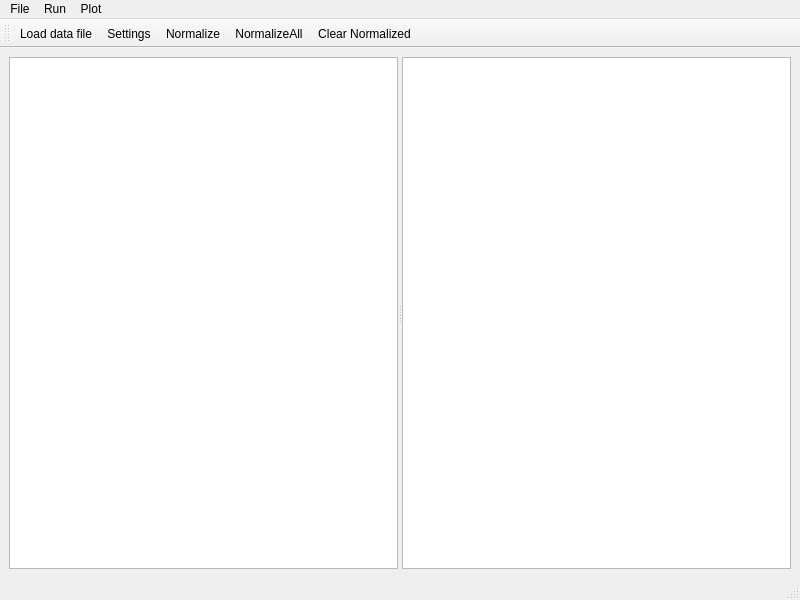
<?xml version="1.0" encoding="UTF-8"?>
<ui version="4.0">
 <class>MainWindow</class>
 <widget class="QMainWindow" name="MainWindow">
  <property name="geometry">
   <rect>
    <x>0</x>
    <y>0</y>
    <width>800</width>
    <height>600</height>
   </rect>
  </property>
  <property name="windowTitle">
   <string>MainWindow</string>
  </property>
  <widget class="QWidget" name="centralwidget">
   <layout class="QGridLayout" name="gridLayout">
    <item row="1" column="0">
     <widget class="QSplitter" name="splitter">
      <property name="orientation">
       <enum>Qt::Horizontal</enum>
      </property>
      <widget class="QTableView" name="table_view_raw"/>
      <widget class="QTableView" name="table_view_norm"/>
     </widget>
    </item>
   </layout>
  </widget>
  <widget class="QMenuBar" name="menubar">
   <property name="geometry">
    <rect>
     <x>0</x>
     <y>0</y>
     <width>800</width>
     <height>27</height>
    </rect>
   </property>
   <widget class="QMenu" name="menuFile">
    <property name="title">
     <string>File</string>
    </property>
    <widget class="QMenu" name="menuData">
     <property name="title">
      <string>Data operations</string>
     </property>
     <property name="icon">
      <iconset resource="../res.qrc">
       <normaloff>:/res/ui/res/do.png</normaloff>:/res/ui/res/do.png</iconset>
     </property>
     <addaction name="action_normalize_all"/>
     <addaction name="action_clear_normalized"/>
     <addaction name="action_generate"/>
    </widget>
    <addaction name="action_open"/>
    <addaction name="menuData"/>
    <addaction name="action_exit"/>
   </widget>
   <widget class="QMenu" name="menu_run">
    <property name="title">
     <string>Run</string>
    </property>
    <addaction name="action_a_ward"/>
    <addaction name="action_a_ward_pb"/>
    <addaction name="actionBi_KMeas_R"/>
    <addaction name="actionDePDDP"/>
   </widget>
   <widget class="QMenu" name="menuPlot">
    <property name="title">
     <string>Plot</string>
    </property>
    <widget class="QMenu" name="menu_svd">
     <property name="title">
      <string>SVD</string>
     </property>
     <addaction name="action_svd_raw"/>
     <addaction name="action_svd_normalized"/>
    </widget>
    <addaction name="action_by_markers"/>
    <addaction name="menu_svd"/>
    <addaction name="action_remove_markers"/>
   </widget>
   <addaction name="menuFile"/>
   <addaction name="menu_run"/>
   <addaction name="menuPlot"/>
  </widget>
  <widget class="QStatusBar" name="statusbar"/>
  <widget class="QToolBar" name="toolBar">
   <property name="windowTitle">
    <string>toolBar</string>
   </property>
   <attribute name="toolBarArea">
    <enum>TopToolBarArea</enum>
   </attribute>
   <attribute name="toolBarBreak">
    <bool>false</bool>
   </attribute>
   <addaction name="action_open"/>
   <addaction name="action_settings"/>
   <addaction name="action_normalize"/>
   <addaction name="action_normalize_all"/>
   <addaction name="action_clear_normalized"/>
  </widget>
  <action name="action_open">
   <property name="icon">
    <iconset resource="../res.qrc">
     <normaloff>:/res/ui/res/folder.ico</normaloff>:/res/ui/res/folder.ico</iconset>
   </property>
   <property name="text">
    <string>Load data file</string>
   </property>
   <property name="shortcut">
    <string>Ctrl+O</string>
   </property>
  </action>
  <action name="action_exit">
   <property name="icon">
    <iconset resource="../res.qrc">
     <normaloff>:/res/ui/res/exit.png</normaloff>:/res/ui/res/exit.png</iconset>
   </property>
   <property name="text">
    <string>Exit</string>
   </property>
  </action>
  <action name="action_settings">
   <property name="icon">
    <iconset resource="../res.qrc">
     <normaloff>:/res/ui/res/settings.png</normaloff>:/res/ui/res/settings.png</iconset>
   </property>
   <property name="text">
    <string>Settings</string>
   </property>
   <property name="toolTip">
    <string>Normalization Settings</string>
   </property>
   <property name="shortcut">
    <string>Ctrl+S</string>
   </property>
  </action>
  <action name="action_normalize">
   <property name="checkable">
    <bool>true</bool>
   </property>
   <property name="icon">
    <iconset resource="../res.qrc">
     <normaloff>:/res/ui/res/norm.png</normaloff>:/res/ui/res/norm.png</iconset>
   </property>
   <property name="text">
    <string>Normalize</string>
   </property>
   <property name="toolTip">
    <string>Normalize dataset</string>
   </property>
   <property name="shortcut">
    <string>Ctrl+N</string>
   </property>
  </action>
  <action name="action_normalize_all">
   <property name="icon">
    <iconset resource="../res.qrc">
     <normaloff>:/res/ui/res/norm_all.png</normaloff>:/res/ui/res/norm_all.png</iconset>
   </property>
   <property name="text">
    <string>NormalizeAll</string>
   </property>
   <property name="toolTip">
    <string>Normalize all features</string>
   </property>
   <property name="shortcut">
    <string>Ctrl+Shift+N</string>
   </property>
  </action>
  <action name="action_clear_normalized">
   <property name="icon">
    <iconset resource="../res.qrc">
     <normaloff>:/res/ui/res/delete.png</normaloff>:/res/ui/res/delete.png</iconset>
   </property>
   <property name="text">
    <string>Clear Normalized</string>
   </property>
   <property name="toolTip">
    <string>Clear normalized table</string>
   </property>
  </action>
  <action name="action_generate">
   <property name="icon">
    <iconset resource="../res.qrc">
     <normaloff>:/res/ui/res/g.png</normaloff>:/res/ui/res/g.png</iconset>
   </property>
   <property name="text">
    <string>Generate</string>
   </property>
   <property name="toolTip">
    <string>Generate synthetic data</string>
   </property>
   <property name="shortcut">
    <string>Ctrl+G</string>
   </property>
  </action>
  <action name="action_by_markers">
   <property name="text">
    <string>By markers</string>
   </property>
  </action>
  <action name="action_remove_markers">
   <property name="text">
    <string>Remove markers</string>
   </property>
  </action>
  <action name="action_svd_raw">
   <property name="text">
    <string>Raw</string>
   </property>
  </action>
  <action name="action_svd_normalized">
   <property name="text">
    <string>Normalized</string>
   </property>
  </action>
  <action name="action_a_ward">
   <property name="text">
    <string>A-Ward</string>
   </property>
  </action>
  <action name="action_a_ward_pb">
   <property name="text">
    <string>A-Ward pβ </string>
   </property>
  </action>
  <action name="actionBi_KMeas_R">
   <property name="text">
    <string>Bi KMeas-R</string>
   </property>
  </action>
  <action name="actionDePDDP">
   <property name="text">
    <string>dePDDP</string>
   </property>
  </action>
 </widget>
 <resources>
  <include location="../res.qrc"/>
 </resources>
 <connections/>
</ui>
